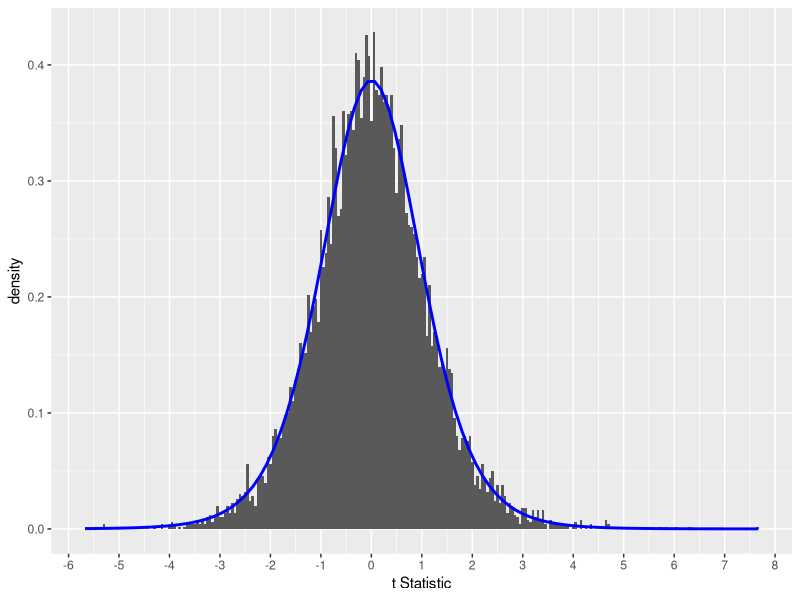
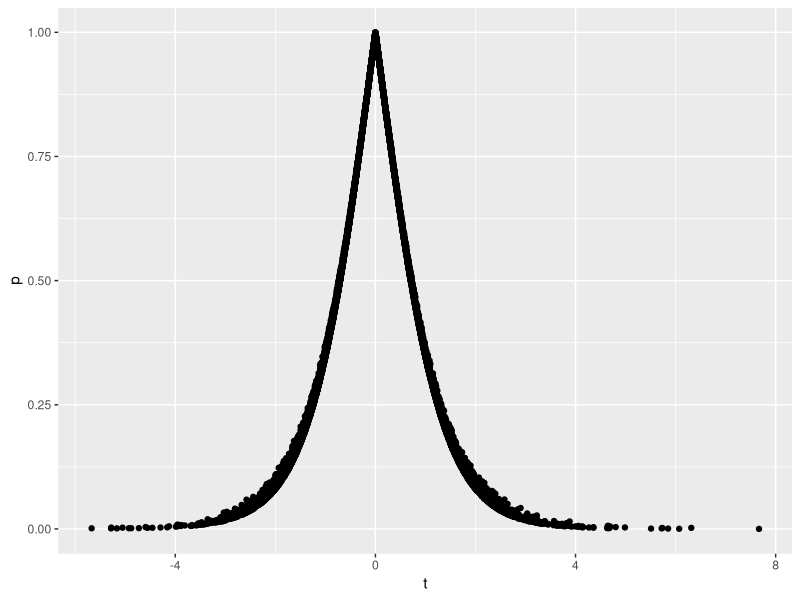
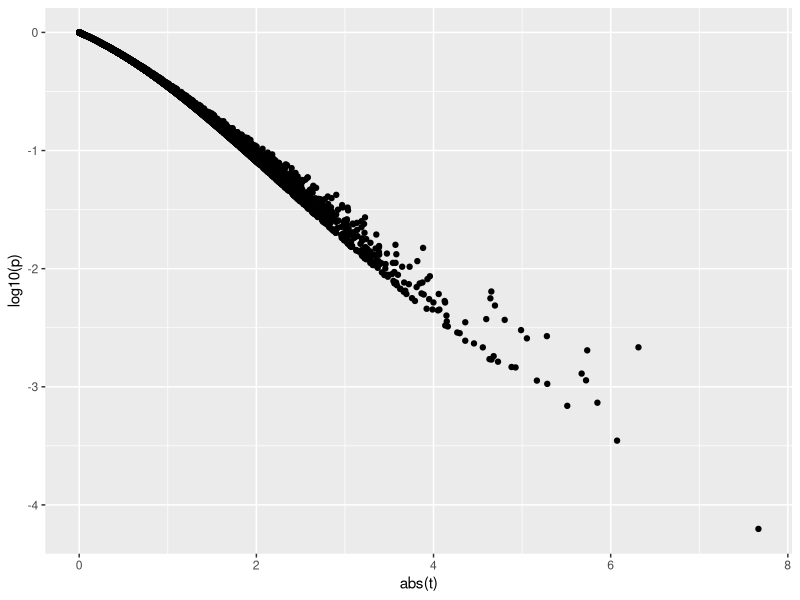
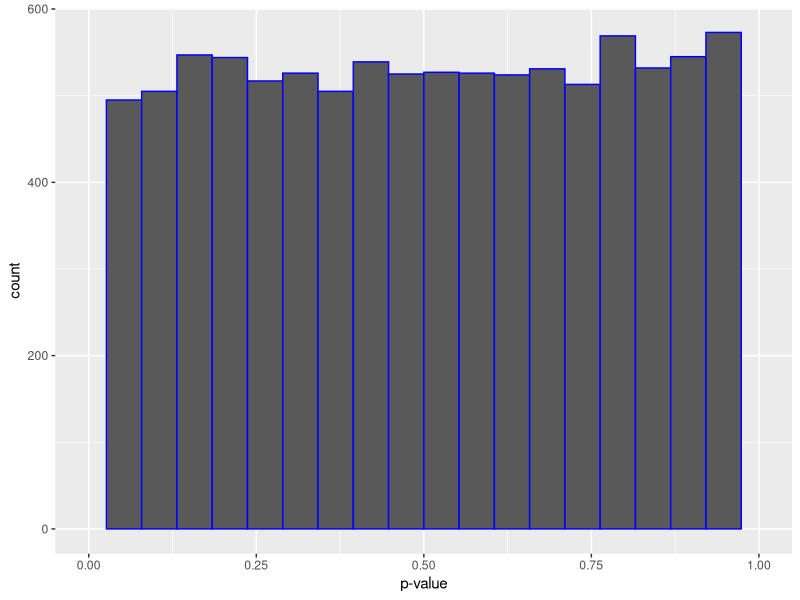
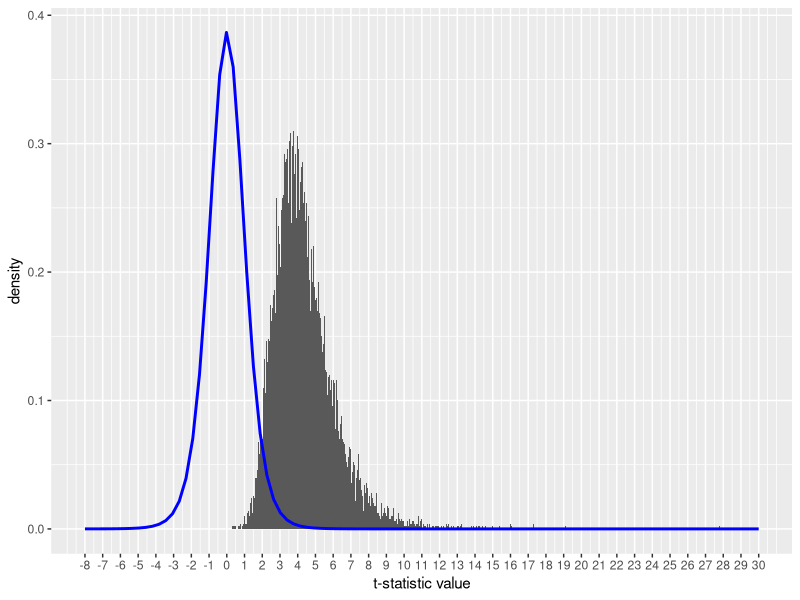
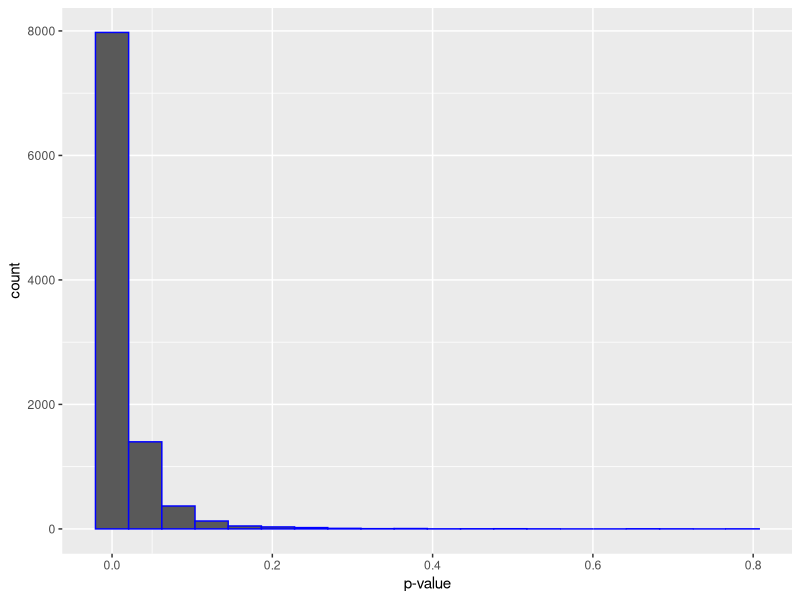
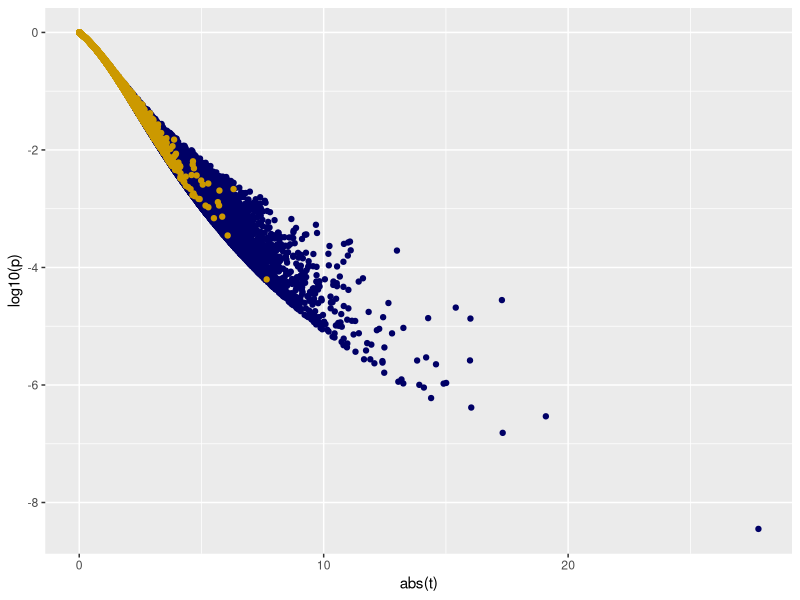
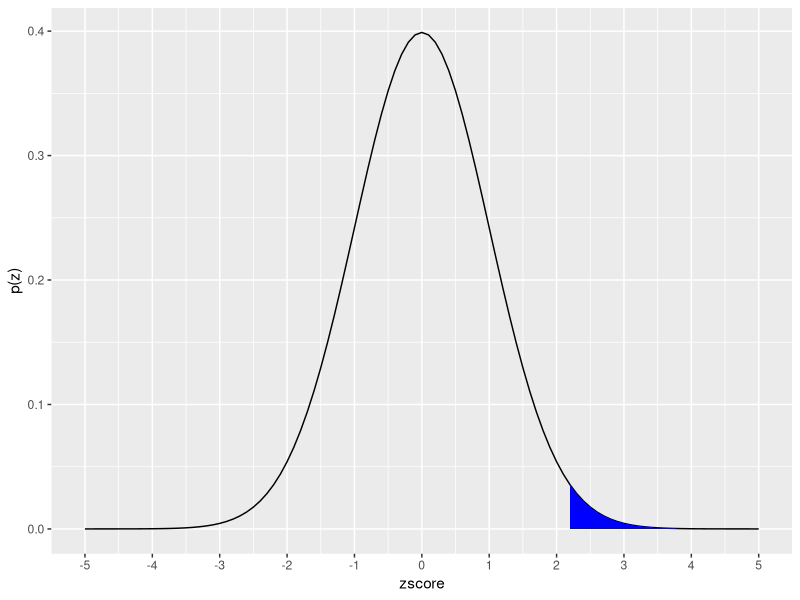

Source code (R) for these figures, in order:
## ---- chunk 1
library(tidyverse)
## ---- chunk 2

set.seed(1234) #this is for reproduciblity

  ssims=10000 #number of cycles decided to run
  t <- c() #empty vector, will get filled in the repeat function
  p <- c() #ditto
  i <- 1   #a counting metric
  
  repeat{
    groupA <- rnorm(5, mean=100, sd=10); #generates 5 independent random replicates from N(100,10)
    groupB <- rnorm(5, mean=100, sd=10); #ditto
    
    result <- t.test(groupA, groupB, 
                paired=F, 
                alternative="two.sided", 
                var.equal=F,
                conf.level=0.95)  #'result' is a list of t-test output
    
    t[i] <- result$statistic[[1]] #grabs value of t-test statistic value, adds to growing vector
    p[i] <- result$p.value        #ditto but for p-value
    
    if (i==ssims) break           #logic for ending repeat function
    i = i+1
  }
  
output <- tibble(t, p)  #need this to ggplot

#draws canvas, adds histogram, adds blue line, then customizes x scale
ggplot (output, aes(x=t))+
  geom_histogram(aes(y=..density..), binwidth=0.05)+
  stat_function(fun=dt, args=list(df=8), color="blue", size=1)+
  scale_x_continuous("t Statistic", breaks=-8:8)

## ---- chunk 3

ggplot(output, aes(t, p))+
  geom_point()
# since t can be positive or negative and is symmetrical, we plot its absolute value 
ggplot(output, aes(abs(t), log10(p)))+
  geom_point()

## ---- chunk 4
ggplot(output, aes(x=p))+ 
  geom_histogram(color="blue", bins=20, na.rm=T)+
  scale_x_continuous("p-value", limits=c(0,1))
## ---- chunk 5
set.seed(1234)

  ssims=10000
  t <- c() 
  p <- c() 
  i <- 1   
  
  repeat{
    groupA <- rnorm(5, mean=125, sd=10); #the mean value is the only difference
    groupB <- rnorm(5, mean=100, sd=10); 
    
    result <- t.test(groupA, groupB, 
                paired=F, 
                alternative="two.sided", 
                var.equal=F,
                conf.level=0.95)  
    
    t[i] <- result$statistic[[1]] 
    p[i] <- result$p.value        
    
    if (i==ssims) break         
    i = i+1
  }
  
output2 <- tibble(t, p) 

#I'll draw our new distribution next to the theoretical null

ggplot (output2)+
  geom_histogram(aes(x=t, y=..density..), binwidth=0.05, na.rm=T)+
  stat_function(fun=dt, args=list(df=8), color="blue", size=1)+
  scale_x_continuous("t-statistic value", limits = c(-8,30), breaks=-8:30)
## ---- chunk 6
ggplot(output2, aes(x=p))+ 
  scale_x_continuous("p-value", minor_breaks = 0.05) +
  geom_histogram(color="blue", bins=20)
  
## ---- chunk 7
# since t can be positive or negative and is symmetrical, we plot its absolute value 
ggplot(NULL, aes(abs(t), log10(p)))+
  geom_point(data=output2, color="#000066")+
  geom_point(data=output, color ="#cc9900")
## ---- chunk 8
z <- (122-100)/10; z
## ---- chunk 9
pnorm(2.2, mean=0, sd=1, lower.tail=FALSE)
## ---- chunk 10
ggplot(data.frame(zscore = c(-5, 5)), aes(zscore)) +
  stat_function(fun = dnorm) +
  stat_function(fun = dnorm,
                xlim= c(2.2, 5),
                geom = "area", fill="blue")+
  ylab("p(z)")+
  scale_x_continuous(breaks=seq(-5,5,1))
## ---- chunk 11
qnorm(0.025, lower.tail = F)
qnorm(0.025, lower.tail = T)
## ---- chunk 12
ggplot(data.frame(zscore = c(-5, 5)), aes(zscore)) +
  stat_function(fun = dnorm) +
  stat_function(fun = dnorm,
                xlim= c(1.96, 5),
                geom = "area", fill="red")+
  stat_function(fun = dnorm,
                xlim= c(-1.96, -5),
                geom = "area", fill="red")+
  ylab("p(z)")+
  scale_x_continuous(breaks=seq(-5,5,1))
